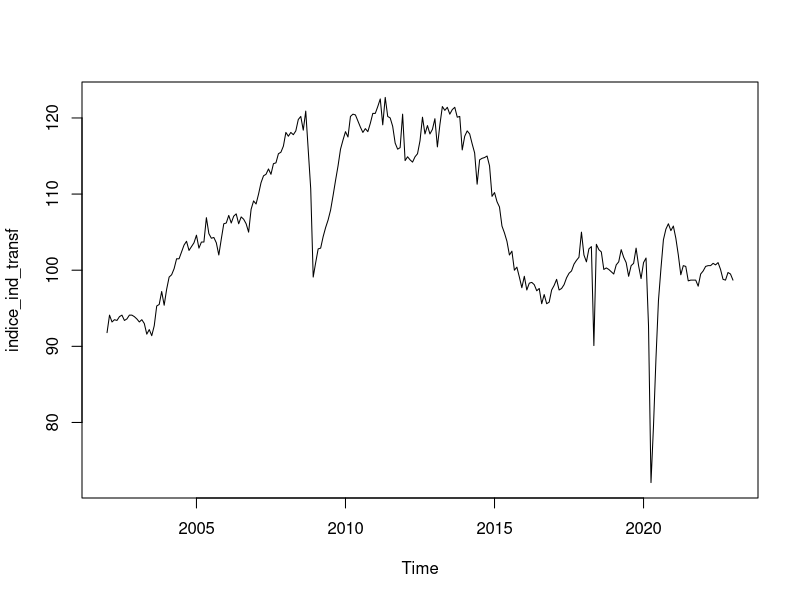
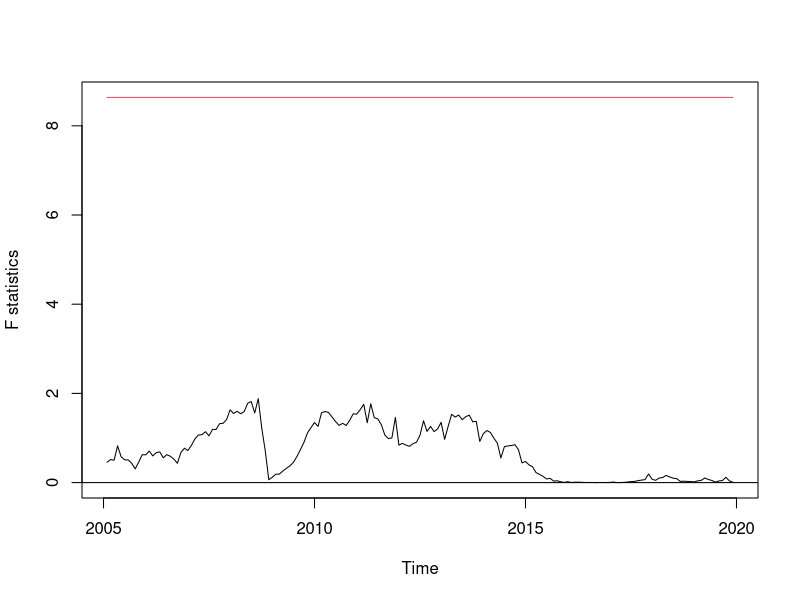
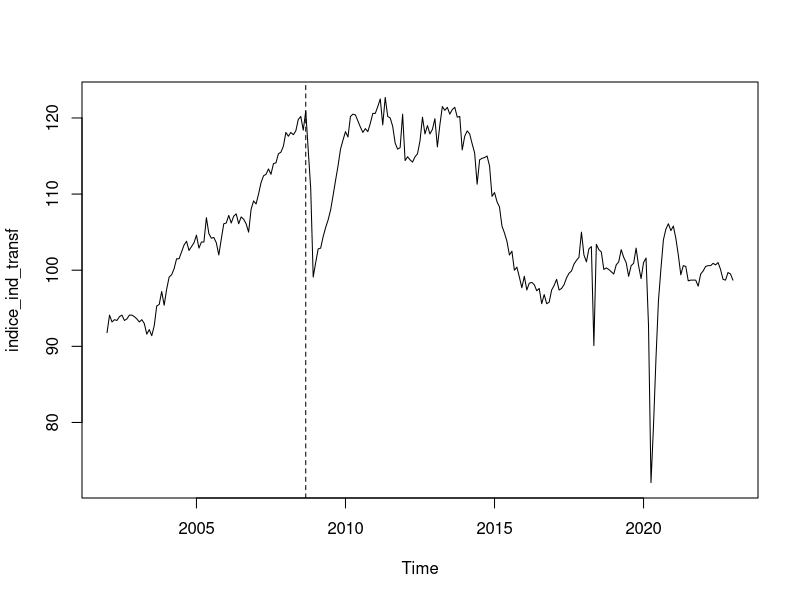
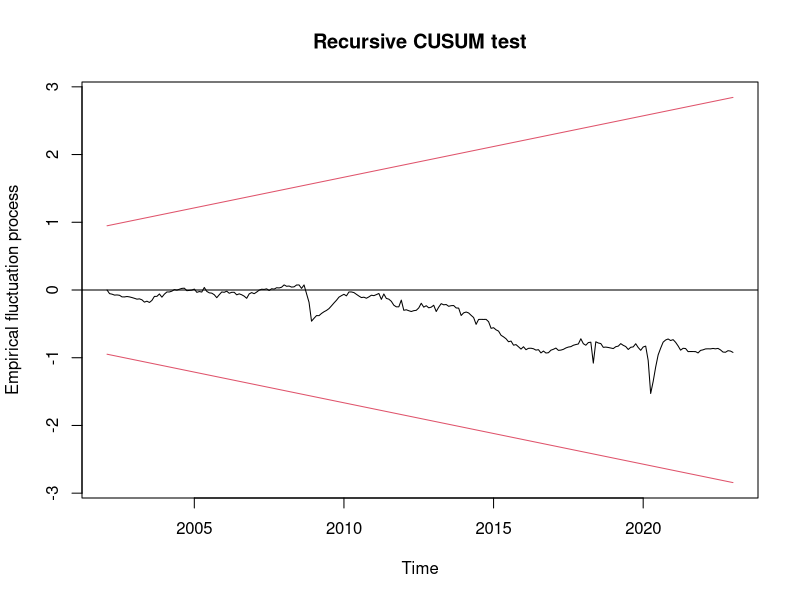
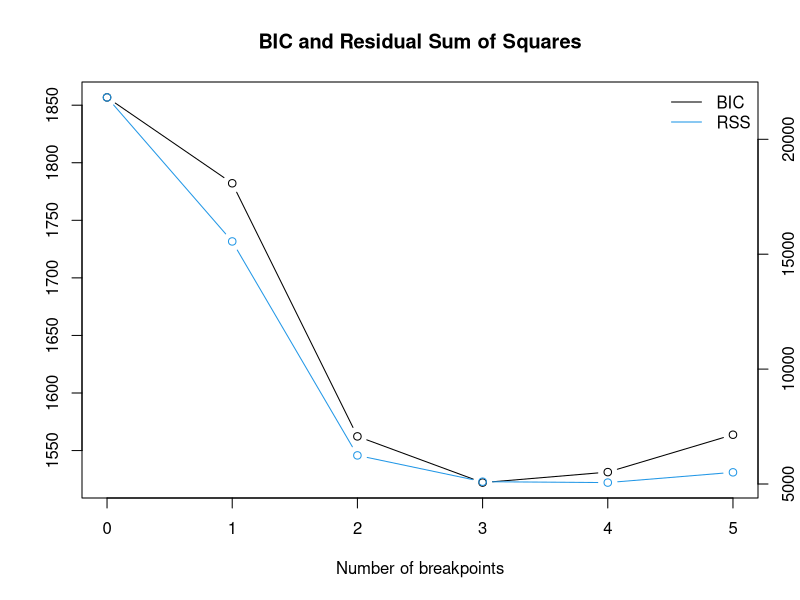
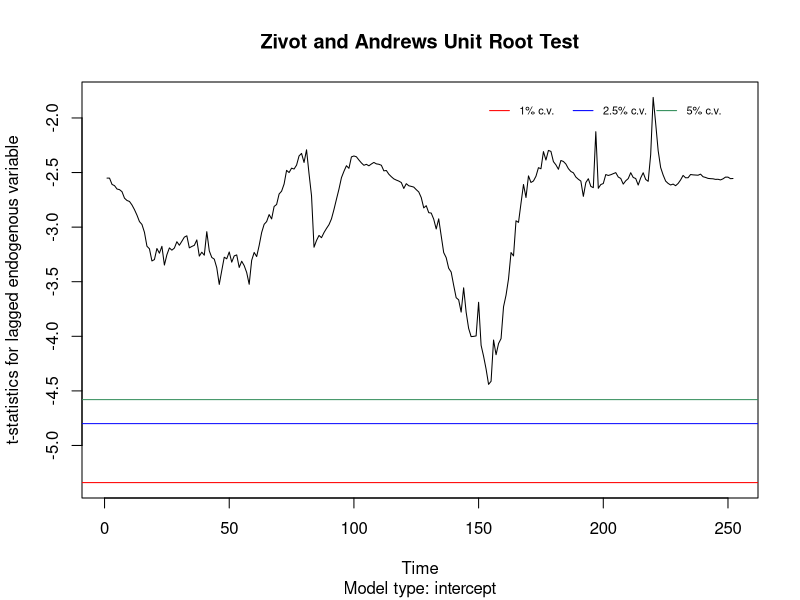

These figures' R source, in order:
## ---- chunk 1
knitr::opts_chunk$set(echo = TRUE)
## ---- chunk 2
library(readxl)

ind=read_excel('indice_industria_transf.xlsx')

ind = ts(ind[,2],start=c(2002,1),freq=12)
View(ind)
plot(ind)
## ---- chunk 3
#install.packages('strucchange')
library(strucchange)

fs.ind=Fstats(diff(ind)~1)
plot(fs.ind)
sctest(fs.ind)
## visualize the breakpoint implied by the argmax of the F statistics
plot(ind)
lines(breakpoints(fs.ind))
breakpoints(fs.ind)

#efp=empirical fluctuation process
ocus.ind=efp(diff(ind)~1,type='Rec-CUSUM')
plot(ocus.ind)
sctest(ocus.ind)
## ---- chunk 4
bp.ind=breakpoints(ind~1,h=0.15,breaks=5)
summary(bp.ind)
plot(bp.ind)
coef(bp.ind,breaks=4)
## ---- chunk 5
#teste de Chow indicou a quebra em 2017(9), ou seja na observação 218

N=length(ind)

DP=rep(0,N)
DL=rep(0,N)
DS=rep(0,N)

Tb=218

for (t in 1:N){
  if(t==Tb+1)
    DP[t]=1
  
  if(t>Tb){
    DL[t]=1
    DS[t]=t-Tb
  }
}
DP=ts(DP)
DL=ts(DL)

DS=ts(DS)

trend=ts(seq(1:N))
modeloA = lm(ind ~trend +DL)
summary(modeloA)

resA=modeloA$residuals

library(urca)

res.df=ur.df(resA,type='none',selectlags='BIC')
summary(res.df)

lambda=Tb/N
lambda
## ---- chunk 6
library(urca)
ind.za=ur.za(ind,model='intercept',lag=1)
summary(ind.za)
plot(ind.za)
